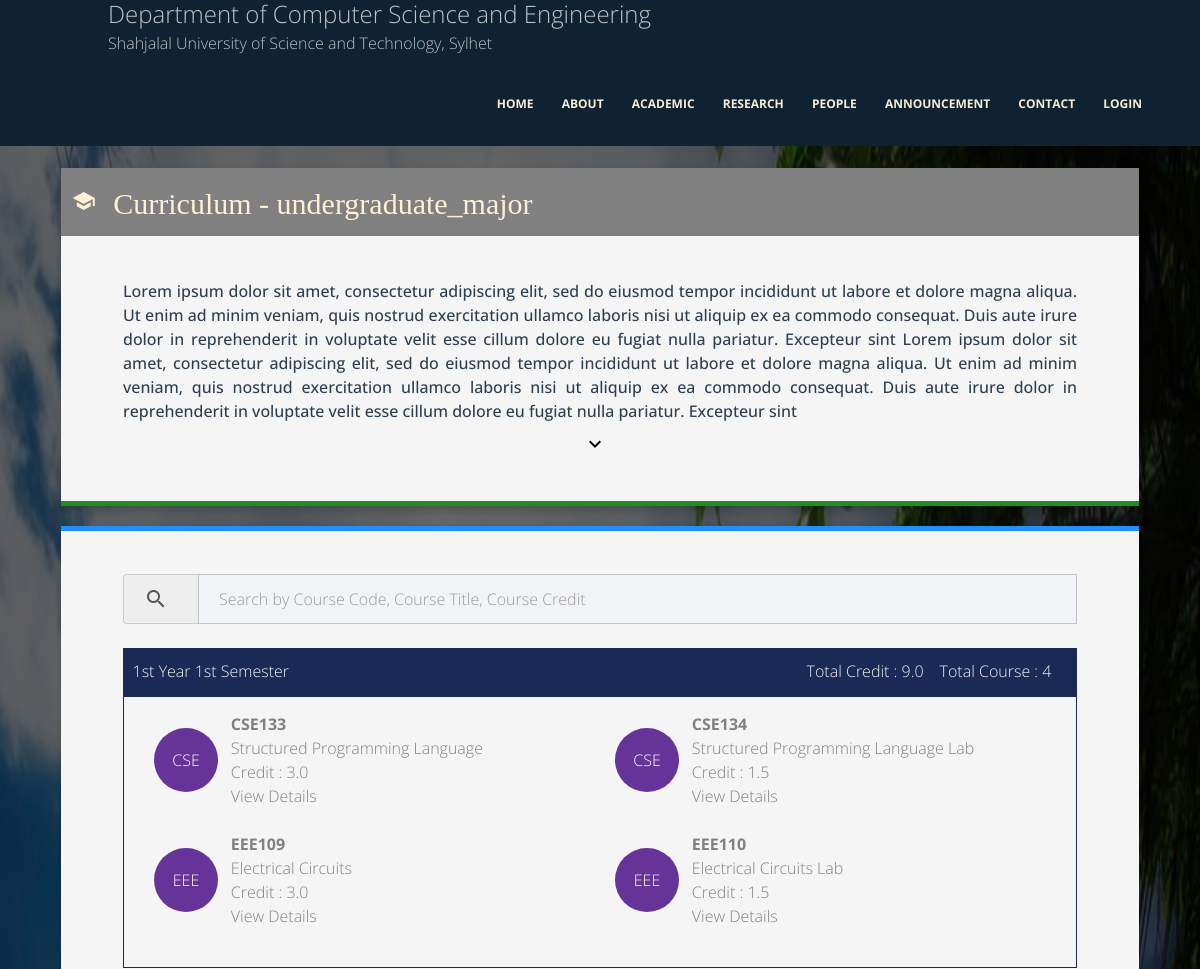
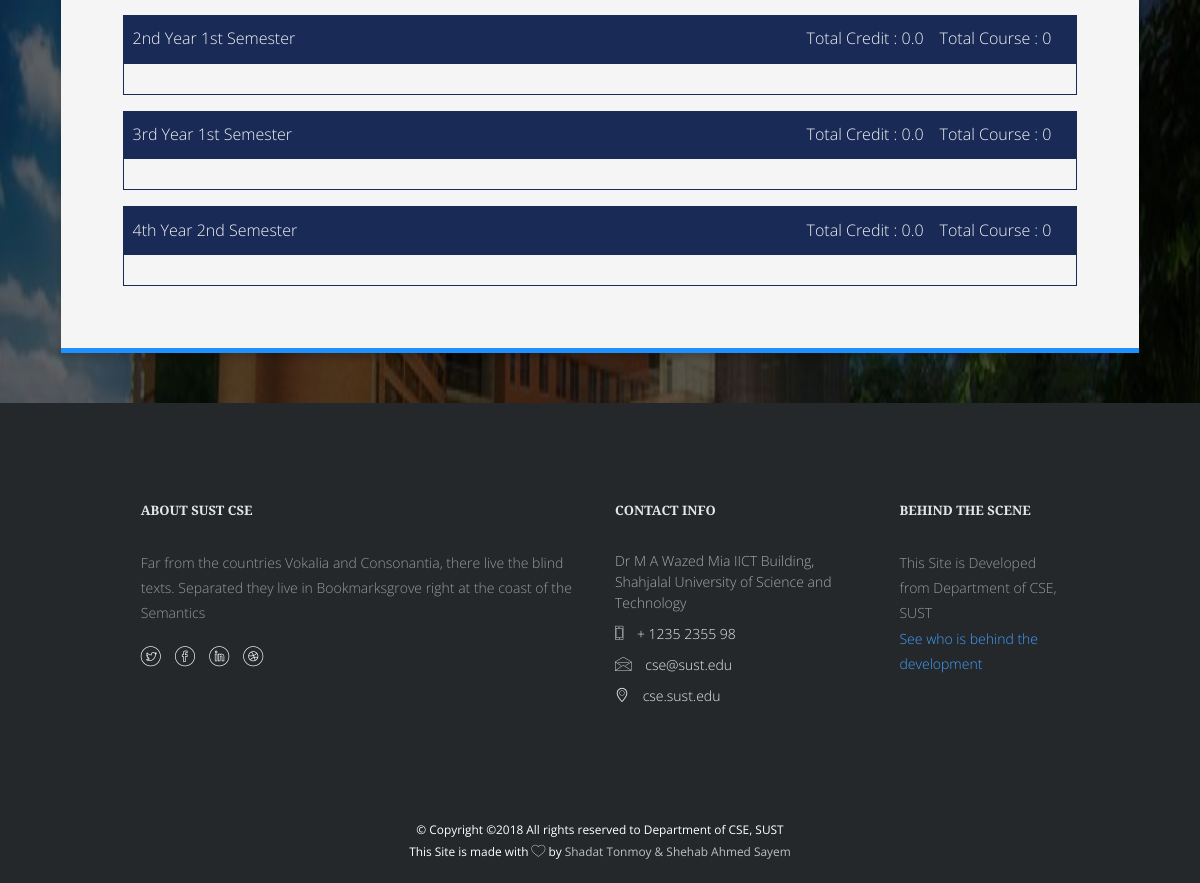
Screenshot of /curriculum/undergrad-major/ with the database file from the repository (2 pictures, top to bottom).
### curriculum/models.py (models this page shows, shortened)
class Program(models.Model):
    PROGRAM_NAME = (
        ('undergraduate_major', 'Undergraduate Major'),
        ('undergraduate_second_major', 'Undergraduate Second Major'),
        ('masters', 'Masters'),
        ('phd', 'PhD'),
        ('ccna', 'CCNA'),
    )
    program_name = models.CharField(max_length=100, choices=PROGRAM_NAME)
    details = RichTextField()
    admission_form = models.FileField(blank=True, null=True, upload_to='admission_form/')

class Semester(models.Model):
    YEAR_SEMESTER = (
        ('1/1', '1st Year 1st Semester'),
        ('1/2', '1st Year 2nd Semester'),
        ('2/1', '2nd Year 1st Semester'),
        ('2/2', '2nd Year 2nd Semester'),
        ('3/1', '3rd Year 1st Semester'),
        ('3/2', '3rd Year 2nd Semester'),
        ('4/1', '4th Year 1st Semester'),
        ('4/2', '4th Year 2nd Semester'),
    )
    year_semester = models.CharField(max_length=10, choices=YEAR_SEMESTER)
    running = models.BooleanField(default=False)
    def __str__(self):
        return self.get_year_semester_display()

class Course(models.Model):
    COURSE_TYPES = (
        ('major', 'Major'),
        ('nonmajor', 'Non-Major'),
        ('elective', 'Elective'),
    )
    course_type = models.CharField(max_length=20, choices=COURSE_TYPES)
    course_code = models.CharField(max_length=20)
    course_title = models.CharField(max_length=100)
    course_details = models.TextField()
    course_credit = models.FloatField()
    program_name = models.ForeignKey(Program, null=True, on_delete=models.SET_NULL)
    year_semester = models.ForeignKey(Semester, blank=True, null=True, on_delete=models.SET_NULL)
    currently_offering = models.BooleanField(default=True)
    def getDept(self):
        return self.course_code[0:3]

### curriculum/views.py (the view)
# urls.py: path('undergrad-major/', views.undergrad_major, name='cumajor'),
def undergrad_major(request):
    program = Program.objects.get(program_name="undergraduate_major")
    courses = program.course_set.all()
    semesters = Semester.objects.all()
    totalCreditPerSemester = {}
    totalCoursePerSemester = {}
    for semester in semesters:
        totalCredit = 0.0
        totalCourse = 0
        for course in courses:
            if str(course.year_semester) == semester.get_year_semester_display():
                totalCredit += course.course_credit
                totalCourse += 1
        totalCreditPerSemester[semester.year_semester] = totalCredit
        totalCoursePerSemester[semester.year_semester] = totalCourse
    context = {'program': program, 'courses': courses, 'semesters':semesters, 'totalCreditPerSemester':totalCreditPerSemester, 'totalCoursePerSemester':totalCoursePerSemester}
    return render(request, 'curriculum/curriculum.html', context)

### templates/curriculum/curriculum.html (shortened to what this page needs)
{% extends 'base.html' %}
{% block content %}
<div class="curriculum-background">
    <div class="program-content-overlay">
        <div class="program-content">
            <div class="">
                <div class="row">
                    <div class="container">
                        <div class="col-md-12">
                            <h2 class="program-detail-card-header">
                                <i class="material-icons">school</i>
                                Curriculum - {{ program.program_name }}</h2>
                            <div class="classes class-single program-detail-header-card">
                                <div class="desc desc2 row">
                                    <div class="col-md-12 program-detail-container">
                                        <center class="faculty_detail_description">
                                            Lorem ipsum dolor sit amet, consectetur adipiscing elit, sed do eiusmod
                                            tempor
                                            incididunt ut labore et dolore magna aliqua. Ut enim ad minim veniam, quis
                                            nostrud exercitation ullamco laboris nisi ut aliquip ex ea commodo
                                            consequat.
                                            Duis aute irure dolor in reprehenderit in voluptate velit esse cillum dolore
                                            eu fugiat nulla pariatur. Excepteur sint Lorem ipsum dolor sit amet,
                                            consectetur
                                            adipiscing elit, sed do eiusmod tempor
                                            incididunt ut labore et dolore magna aliqua. Ut enim ad minim veniam, quis
                                            nostrud exercitation ullamco laboris nisi ut aliquip ex ea commodo
                                            consequat.
                                            Duis aute irure dolor in reprehenderit in voluptate velit esse cillum dolore
                                            eu fugiat nulla pariatur. Excepteur sint
                                        </center>
                                        <center>
                                            <a href="#curriculum-detail" style="color: black"><i class="material-icons">keyboard_arrow_down</i></a>
                                        </center>
                                    </div>
                                </div>
                            </div>
                        </div>
                    </div>
                </div>
            </div>
            <div id="curriculum-detail">
                <div class="row">
                    <div class="container">
                        <div class="col-md-12">
                            <div class="classes class-single curriculum-detail-container-card">
                                <div class="desc desc2 row">
                                    <div class="col-md-12 program-detail-container">
                                        <form>
                                            <div class="input-group">
                                                <span class="input-group-addon"><i
                                                        class="material-icons">search</i></span>
                                                <input style="border:1px solid #bdc3c7" id="searchItem" type="text"
                                                       class="form-control"
                                                       name="searchItem"
                                                       placeholder="Search by Course Code, Course Title, Course Credit"
                                                       data-toggle="hideseek" data-list=".list">
                                            </div>
                                            <br>
                                        </form>
                                        {% for semester in semesters %}
                                        {% if semester.running %}
                                        <div class="curriculum-semester-card">
                                            <p class="semester-title" style="font-size: 1em;">
                                                {% if semester.year_semester == "1/1" %}
                                                1st Year 1st Semester
                                                {% elif semester.year_semester == "1/2" %}
                                                1st Year 2nd Semester
                                                {% elif semester.year_semester == "2/1" %}
                                                2nd Year 1st Semester
                                                {% elif semester.year_semester == "2/2" %}
                                                2nd Year 2nd Semester
                                                {% elif semester.year_semester == "3/1" %}
                                                3rd Year 1st Semester
                                                {% elif semester.year_semester == "3/2" %}
                                                3rd Year 2nd Semester
                                                {% elif semester.year_semester == "4/1" %}
                                                4th Year 1st Semester
                                                {% elif semester.year_semester == "4/2" %}
                                                4th Year 2nd Semester
                                                {% endif %}
                                                {% for k,v in totalCoursePerSemester.items %}
                                                {% if k == semester.year_semester %}
                                                <span class="total-course-credit"> Total Course : {{v}} </span>
                                                {% endif %}
                                                {% endfor %}
                                                {% for k,v in totalCreditPerSemester.items %}
                                                {% if k == semester.year_semester %}
                                                <span class="total-course-credit"> Total Credit : {{v}} </span>
                                                {% endif %}
                                                {% endfor %}
                                            </p>
                                            <div class="semester-courses">
                                                <div class="row list" style="margin: 15px;">
                                                    {% for course in courses %}
                                                        {% if course.year_semester.year_semester == semester.year_semester %}
                                                        <div class="col-md-1 col-sm-1 col-xs-1 ignore-me">
                                                            <span class="course-dept-circle ignore-me">{{course.getDept}}</span>
                                                        </div>
                                                        <div class="col-md-5 col-sm-11 col-xs-11 course">
                                                            <b>{{ course.course_code }}</b>
                                                            <br>
                                                            {{ course.course_title }}
                                                            <br>
                                                            Credit : {{ course.course_credit }}
                                                            <br>
                                                            <a data-toggle="modal" data-target="#{{course.course_code}}"
                                                               style="cursor: pointer">View Details</a>
                                                        </div>
                                                        {% endif %}
                                                    {% endfor %}
                                                </div>
                                            </div>
                                        </div>
                                        {% endif %}
                                        {% endfor %}
                                    </div>
                                </div>
                            </div>
                        </div>
                    </div>
                </div>
            </div>
            <br><br>
        </div>
    </div>
</div>
{% endblock %}

### rows the page displays
Program: program_name "undergraduate_major"
Semester: year_semester "1st Year 1st Semester", totalCoursePerSemester "4", totalCreditPerSemester "9.0"
Course: getDept "CSE", course_code "CSE133", course_title "Structured Programming Language", course_credit "3.0"
Course: getDept "CSE", course_code "CSE134", course_title "Structured Programming Language Lab", course_credit "1.5"
Course: getDept "EEE", course_code "EEE109", course_title "Electrical Circuits", course_credit "3.0"
Course: getDept "EEE", course_code "EEE110", course_title "Electrical Circuits Lab", course_credit "1.5"
Semester: year_semester "2nd Year 1st Semester", totalCoursePerSemester "0", totalCreditPerSemester "0.0"
Semester: year_semester "3rd Year 1st Semester", totalCoursePerSemester "0", totalCreditPerSemester "0.0"
Semester: year_semester "4th Year 2nd Semester", totalCoursePerSemester "0", totalCreditPerSemester "0.0"
